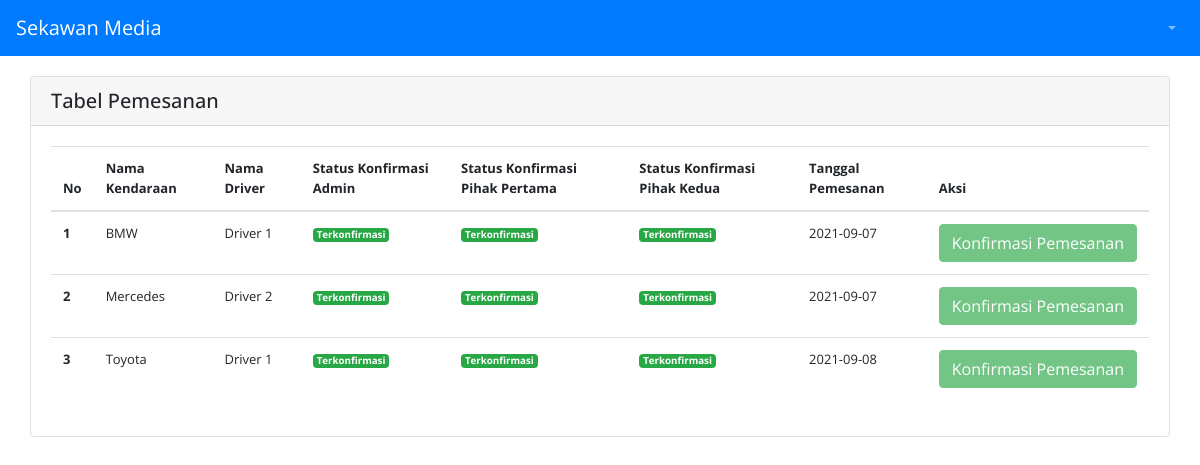
The app's page /index.php/pemesanan/admin with its own data.
### tables this page shows
CREATE TABLE `pemesanan` (
  `id_pemesanan` int(11) NOT NULL,
  `id_pegawai` int(11) NOT NULL,
  `id_driver` int(11) NOT NULL,
  `id_kendaraan` int(11) NOT NULL,
  `status_konfirmasi_admin` int(11) NOT NULL,
  `id_pihak_pertama` int(11) NOT NULL,
  `id_pihak_kedua` int(11) NOT NULL,
  `status_konfirmasi_pihak_pertama` int(11) NOT NULL,
  `status_konfirmasi_pihak_kedua` int(11) NOT NULL,
  `tanggal_pemesanan` date NOT NULL
);

CREATE TABLE `kendaraan` (
  `id_kendaraan` int(11) NOT NULL,
  `nama_kendaraan` varchar(50) NOT NULL,
  `nomor_plat` varchar(50) NOT NULL,
  `status_kendaraan` int(11) NOT NULL,
  `status_servis` int(11) NOT NULL,
  `jadwal_servis` date NOT NULL
);

CREATE TABLE `driver` (
  `id_driver` int(11) NOT NULL,
  `nama_driver` varchar(50) NOT NULL,
  `alamat_driver` varchar(100) NOT NULL,
  `status_driver` int(11) NOT NULL
);

### application/controllers/Pemesanan.php (called while the page is built, shortened)
<?php
class Pemesanan extends CI_Controller {
    public function __construct(){
        $this->load->model('m_sekawan');
    }
    public function admin(){
        $data['content']    = 'pemesanan/v_pemesanan_admin';
        $data['title']      = 'Pemesanan';
        $data['pemesanan']  = $this->m_sekawan->getPemesanan()->result();
        $this->load->view('template/template', $data);
    }
}

### index.php (called while the page is built, shortened)
<?php
require_once BASEPATH.'core/CodeIgniter.php';

### application/models/m_sekawan.php (called while the page is built, shortened)
<?php
class m_sekawan extends CI_Model {
	public function getPemesanan(){
		$this->db->select('*');
		$this->db->from('pemesanan');
		$this->db->join('driver', 'driver.id_driver = pemesanan.id_driver');
		$this->db->join('kendaraan', 'kendaraan.id_kendaraan = pemesanan.id_kendaraan');
		return $this->db->get();
	}
}

### application/views/pemesanan/v_pemesanan_admin.php (the view, shortened to what this page needs)
<div class="col-md-12 content">
    <div class="card">
        <h5 class="card-header">Tabel Pemesanan</h5>
        <div class="card-body">
            <table class="table">
                <thead>
                    <tr>
                        <th scope="col">No</th>
                        <th scope="col">Nama Kendaraan</th>
                        <th scope="col">Nama Driver</th>
                        <th scope="col">Status Konfirmasi Admin</th>
                        <th scope="col">Status Konfirmasi Pihak Pertama</th>
                        <th scope="col">Status Konfirmasi Pihak Kedua</th>
                        <th scope="col">Tanggal Pemesanan</th>
                        <th scope="col">Aksi</th>
                    </tr>
                </thead>
                <tbody>
                    <?php
                        $no = 1;
                        foreach($pemesanan as $data){
                            if($data->status_konfirmasi_admin == 0){
                                $status_konfirmasi_admin = '<span class="badge badge-warning">Menunggu Konfirmasi</span>';
                                $status_konfirmasi = '<a href="'.site_url('Pemesanan/konfirmasiPemesanan/').$data->id_pemesanan.'" class="btn btn-success" title="Konfirmasi Pemesanan">Konfirmasi Pemesanan</a>';
                            }else{
                                $status_konfirmasi_admin = '<span class="badge badge-success">Terkonfirmasi</span>';
                                $status_konfirmasi = '<button disabled class="btn btn-success">Konfirmasi Pemesanan</button>';
                            }
                            if($data->status_konfirmasi_pihak_pertama == 0){
                                $status_konfirmasi_pihak_pertama = '<span class="badge badge-warning">Menunggu Konfirmasi</span>';
                            }else{
                                $status_konfirmasi_pihak_pertama = '<span class="badge badge-success">Terkonfirmasi</span>';
                            }
                            if($data->status_konfirmasi_pihak_kedua == 0){
                                $status_konfirmasi_pihak_kedua = '<span class="badge badge-warning">Menunggu Konfirmasi</span>';
                            }else{
                                $status_konfirmasi_pihak_kedua = '<span class="badge badge-success">Terkonfirmasi</span>';
                            }
                    ?>
                    <tr>
                        <th scope="row"><?= $no++?></th>
                        <td><?= $data->nama_kendaraan?></td>
                        <td><?= $data->nama_driver?></td>
                        <td><?= $status_konfirmasi_admin?></td>
                        <td><?= $status_konfirmasi_pihak_pertama?></td>
                        <td><?= $status_konfirmasi_pihak_kedua?></td>
                        <td><?= $data->tanggal_pemesanan?></td>
                        <td>
                            <?= $status_konfirmasi?>
                        </td>
                    </tr>
                    <?php }?>
                </tbody>
            </table>
        </div>
    </div>
</div>

### application/views/template/template.php (shortened to what this page needs)
<!doctype html>
<html lang="en">
    <head>
        <link rel="stylesheet" href="https://maxcdn.bootstrapcdn.com/bootstrap/4.0.0/css/bootstrap.min.css">
        <link rel="stylesheet" href="<?= base_url().'assets/css/style.css'?>">
        <link rel="stylesheet" href="<?= base_url().'assets/font-awesome/css/font-awesome.min.css' ?>">
    </head>
    <body>
        <nav class="navbar navbar-expand-lg navbar-dark bg-primary">
            <a class="navbar-brand" href="#">Sekawan Media</a>
            <div class="collapse navbar-collapse" id="navbarSupportedContent">
                <ul class="navbar-nav">
                    <li class="nav-item dropdown">
                        <a class="nav-link dropdown-toggle"href="#" id="navbarDropdown" role="button" data-toggle="dropdown" aria-haspopup="true" aria-expanded="false">
                        </a>
                    </li>
                </ul>
            </div>
        </nav>
    <div class="container-fluid main-container">
        <?php $this->load->view($content) ?>
    </div>
</body>
</html>

### assets/css/style.css (style rules this page uses)
body { font-family: 'Noto Sans JP', sans-serif; font-family: 'Open Sans', sans-serif; font-size: 13px; }
a { font-size: 14px; }
.content { margin-top: 20px; }

### records on screen
pemesanan: id_kendaraan.nama_kendaraan "BMW", id_driver.nama_driver "Driver 1", status_konfirmasi_admin "Terkonfirmasi", status_konfirmasi_pihak_pertama "Terkonfirmasi", status_konfirmasi_pihak_kedua "Terkonfirmasi", tanggal_pemesanan "2021-09-07"
pemesanan: id_kendaraan.nama_kendaraan "Mercedes", id_driver.nama_driver "Driver 2", status_konfirmasi_admin "Terkonfirmasi", status_konfirmasi_pihak_pertama "Terkonfirmasi", status_konfirmasi_pihak_kedua "Terkonfirmasi", tanggal_pemesanan "2021-09-07"
pemesanan: id_kendaraan.nama_kendaraan "Toyota", id_driver.nama_driver "Driver 1", status_konfirmasi_admin "Terkonfirmasi", status_konfirmasi_pihak_pertama "Terkonfirmasi", status_konfirmasi_pihak_kedua "Terkonfirmasi", tanggal_pemesanan "2021-09-08"
